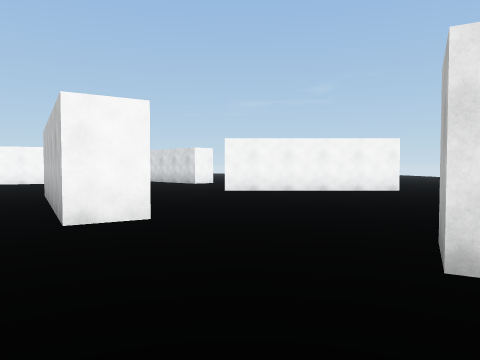
view 1 (above)

23 first-person views from a walk through a Unity game level. The camera is 1.3 m above the floor, tilts 2° down and sees 70° across. The floor is counted in squares, 2 m on a side. Each view is taken from the middle of a square. On the plan, view 1 faces up. The plan holds only what a view shows up to about 10 squares ahead; the rest is blank. The place goes on beyond the plan. The player character is not drawn.

view 2
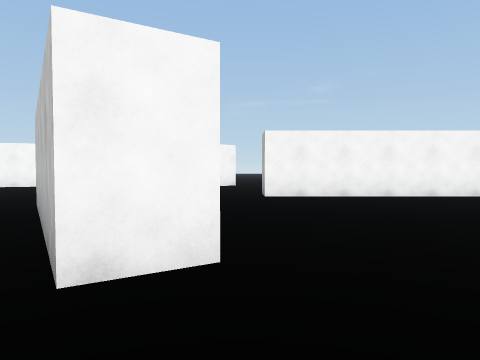

view 3
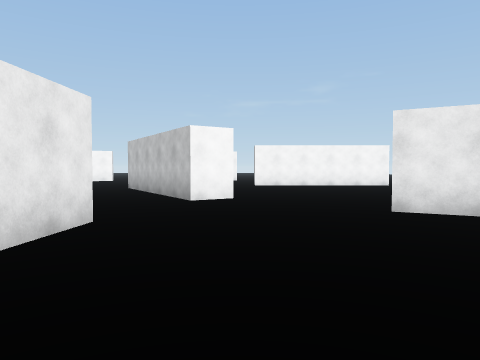

view 4
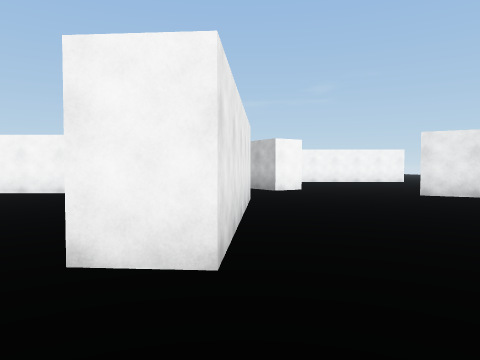

view 5
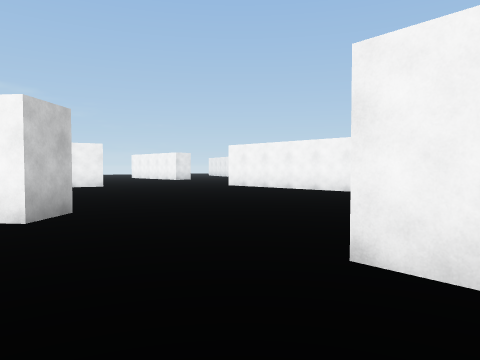

view 6
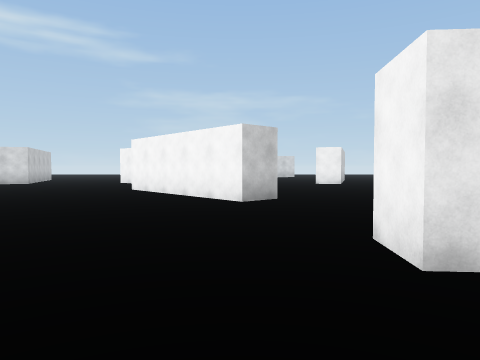

view 7
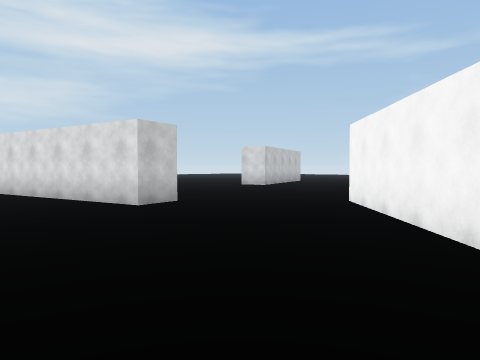

view 8
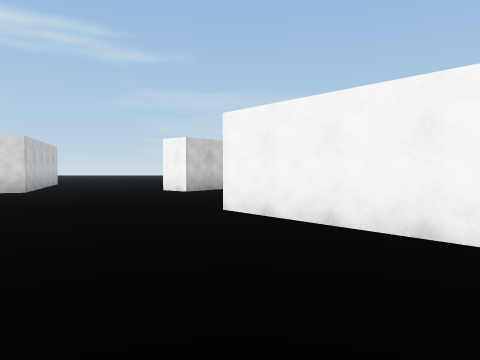

view 9
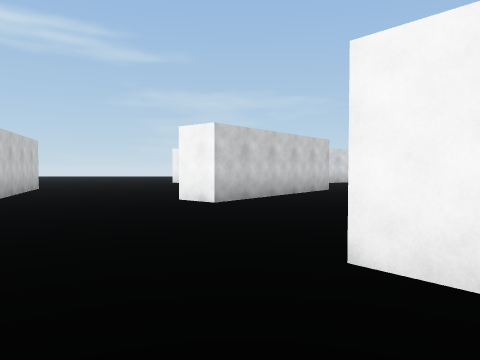

view 10
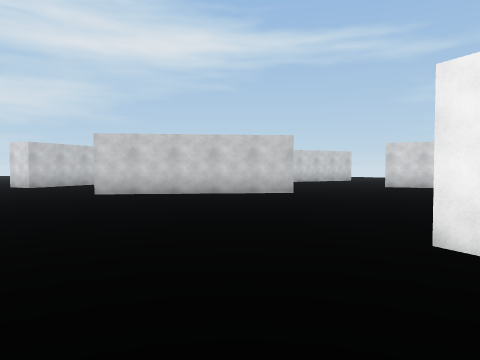

view 11
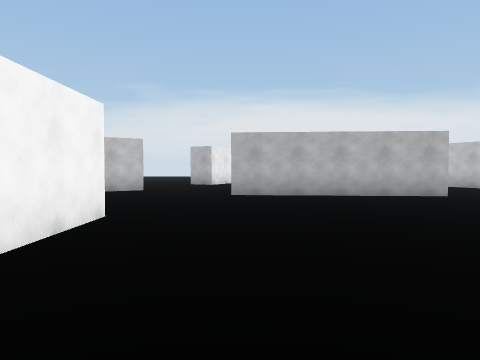

view 12
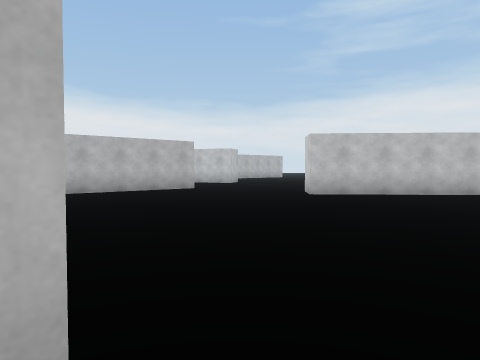

view 13
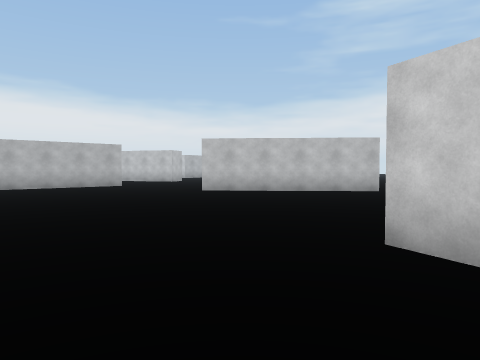

view 14
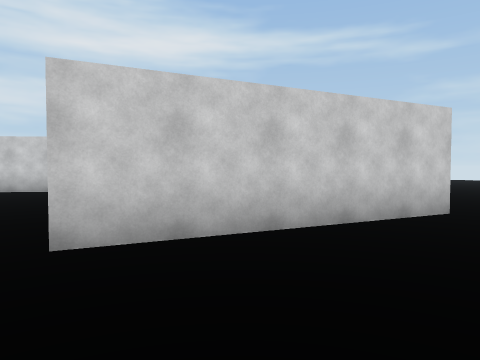

view 15
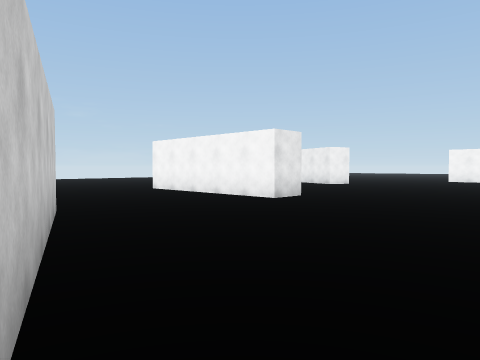

view 16
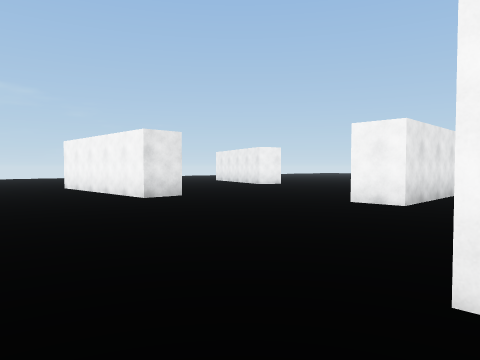

view 17
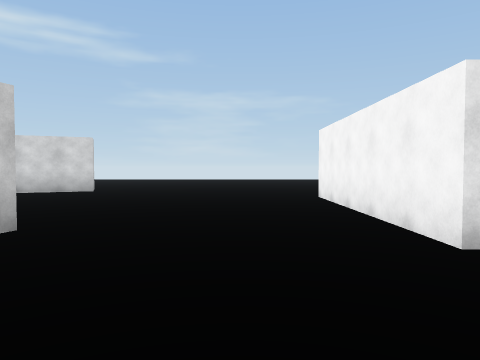

view 18
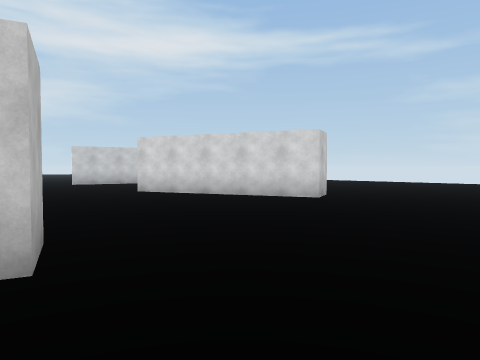

view 19
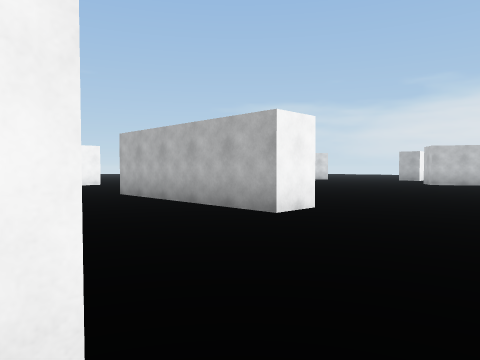

view 20
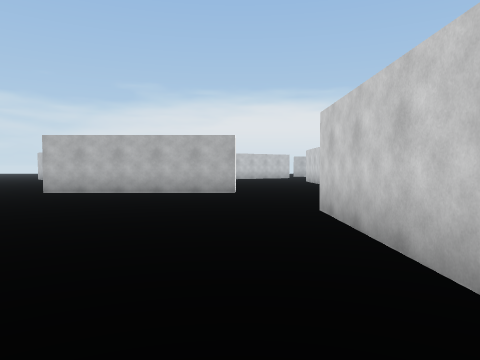

view 21
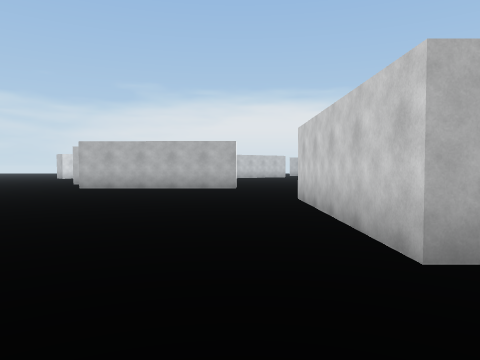

view 22
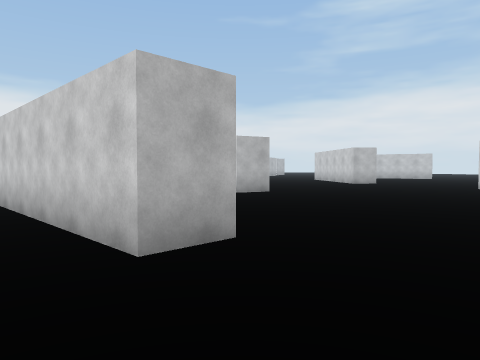

view 23
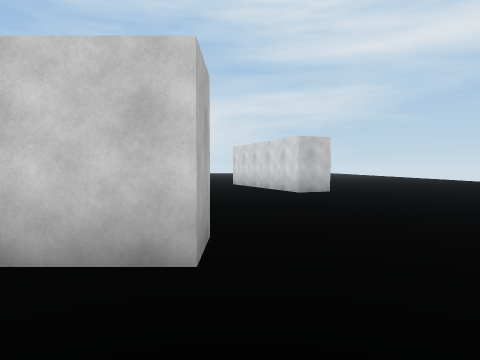

### Floor plan
Points are (right, up) in squares from view 1. A wall is a line through its corners. A room is listed if a view was taken in it or the views show most of it. See-through windows are left out.
Room 1 (views 1, 2, 3, 4, 5, 6, 7, 8, 9, 10, 11, 12, 13, 14, 15, 16, 17, 18, 19, 20, 21, 22, 23)
walls: (-15, -1.5) (-15.2, -2); (-12.1, -7.6) (-8.2, -4.2) (-7.6, -5) (-11.4, -8.3); (-7.4, 2.8) (-9.5, 2.8); (-2.8, 1.2) (-3.1, -3.8) (-4.1, -3.8) (-3.8, 1.3); (-9, -10.7) (-8, -10.5) (-6.8, -15.4); (-19.9, -0.4) (-19.6, 0.7) (-14.8, -0.9); (-19.3, -6.3) (-15.4, -9.5) (-16.1, -10.3); (-18.7, 4.8) (-23.7, 4.8) (-23.7, 5.8) (-18.7, 5.8) (-18.7, 4.8); (-1, 4.4) (-2, 3.8) (-4.6, 8.1); (-14.1, 10.3) (-14.1, 7.1) (-15.1, 7.1) (-15.1, 10.5); (2.3, 1.5) (1.3, 2.1) (1.7, 2.9); (-19, -15) (-15, -13.6) (-14.8, -14.3); (-26.5, -1.5) (-25.6, -1.1) (-23.7, -5.8); (4.6, 9.8) (-0.4, 9.8) (-0.4, 10.4)

Where each view was taken, in squares from view 1:
view 1: 0 up, 0 right, facing up
view 2: 2 up, 1 left, facing up
view 3: 3 down, 1 left, facing up
view 4: 6 down, 3 left, facing up
view 5: 6 down, 3 left, facing up-left
view 6: 5 down, 1 left, facing left
view 7: 5 down, 5 left, facing down-left
view 8: 8 down, 6 left, facing left
view 9: 9 down, 9 left, facing left
view 10: 1 down, 12 left, facing down-left
view 11: 1 up, 12 left, facing right
view 12: 3 up, 13 left, facing down-right
view 13: 2 up, 16 left, facing down-right
view 14: 2 up, 14 left, facing down-left
view 15: 1 down, 14 left, facing up-left
view 16: 1 up, 12 left, facing up-left
view 17: 3 up, 16 left, facing left
view 18: 3 up, 19 left, facing down-left
view 19: 4 up, 19 left, facing up-right
view 20: 7 up, 24 left, facing right
view 21: 7 up, 26 left, facing right
view 22: 7 up, 26 left, facing down-right
view 23: 8 up, 24 left, facing down
